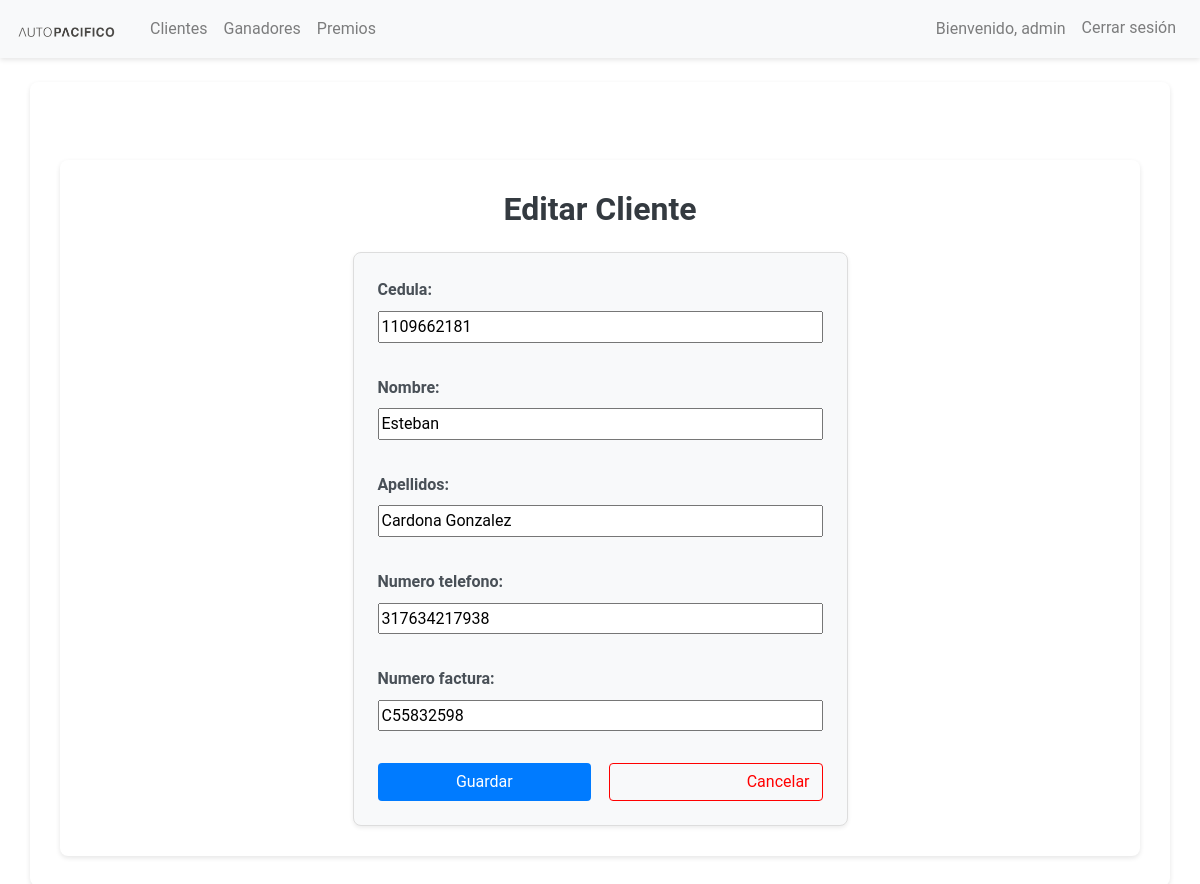
Screenshot of /ruleta/admin/clientes/editar/14/ (signed in) with the database file from the repository.
### ruleta/models.py (models this page shows, shortened)
class Cliente(models.Model):
    user = models.OneToOneField(User, on_delete=models.CASCADE, null=True, blank=True)
    cedula = models.CharField(max_length=20, unique=True)
    nombre = models.CharField(max_length=100)
    apellidos = models.CharField(max_length=100)
    numero_telefono = models.CharField(
        max_length=15,
        validators=[
            RegexValidator(
                regex=r'^\+?[0-9]{7,15}$',
                message="El número de teléfono debe contener entre 7 y 15 dígitos, y puede incluir un '+' inicial."
            )
        ]
    )  # Campo obligatorio
    fecha_creacion = models.DateTimeField(auto_now_add=True)  # Fecha de creación
    numero_factura = models.CharField(
        max_length=50,
        unique=True,
        validators=[
            RegexValidator(
                r'^[A-Za-z0-9-]+$',
                'El número de factura debe contener solo letras, números y guiones.'
            )
        ]
    )

### ruleta/views.py (the view)
# urls.py: path('admin/clientes/editar/<int:pk>/', views.EditarClienteView.as_view(), name='editar_cliente'),
class EditarClienteView(UserPassesTestMixin, UpdateView):
    model = Cliente
    fields = ['cedula', 'nombre', 'apellidos', 'numero_telefono', 'numero_factura']
    template_name = 'admin/editar_cliente.html'
    success_url = reverse_lazy('clientes_crud')
    def test_func(self):
        return self.request.user.is_superuser

### ruleta/templates/admin/editar_cliente.html (shortened to what this page needs)
{% extends 'base.html' %}
{% block content %}
<div class="container mt-5">
    <h2 class="text-center mb-4">Editar Cliente</h2>
    <div class="row justify-content-center">
        <div class="col-md-8 col-lg-6">
            <div class="card p-4 shadow-sm">
                <form method="post">
                    <div class="form-group mb-3">
                        {{ form.as_p }}
                    </div>
                    <div class="d-flex justify-content-between">
                        <button type="submit" class="btn btn-primary w-48">Guardar</button>
                        <a href="{% url 'clientes_crud' %}" class="btn btn-outline-secondary w-48 text-right">Cancelar</a>
                    </div>
                </form>
            </div>
        </div>
    </div>
</div>
{% endblock %}

### ruleta/templates/base.html (shortened to what this page needs)
<!DOCTYPE html>
<html lang="en">
<head>
    <link rel="stylesheet" href="https://maxcdn.bootstrapcdn.com/bootstrap/4.5.2/css/bootstrap.min.css">
    {% load static %}
    <link rel="stylesheet" href="{% static 'ruleta/styles.css' %}">
</head>
<body>
    <nav class="navbar navbar-expand-lg navbar-light bg-light">
        <a class="navbar-brand" href="{% url 'dashboard' %}">
            <img src="{% static 'ruleta/img/logo.png' %}" alt="Logo" width="100" height="auto" justify="center">
        </a>
        <div class="collapse navbar-collapse" id="navbarNav">
            <ul class="navbar-nav mr-auto">
                <li class="nav-item">
                    <a class="nav-link" href="{% url 'clientes_crud' %}" justify="center">Clientes</a>
                </li>
                <li class="nav-item">
                    <a class="nav-link" href="{% url 'ganadores_crud' %}">Ganadores</a>
                </li>
                <li class="nav-item">
                    <a class="nav-link" href="{% url 'premios_crud' %}">Premios</a>
                </li>
            </ul>
            <ul class="navbar-nav ml-auto">
                {% if user.is_authenticated %}
                    <li class="nav-item">
                        <span class="nav-link">Bienvenido, {{ user.username }}</span>
                    </li>
                    <li class="nav-item">
                        <form method="post" action="{% url 'logout' %}">
                            <button type="submit" class="btn btn-outline-danger nav-link" style="border: none;">Cerrar sesión</button>
                        </form>
                    </li>
                {% else %}
                    <li class="nav-item">
                        <a class="nav-link btn btn-outline-primary" href="{% url 'login' %}">Iniciar sesión</a>
                    </li>
                {% endif %}
            </ul>
        </div>
    </nav>
    <div class="container mt-4">
        {% block content %}
        {% endblock %}
    </div>
</body>
</html>

### ruleta/static/ruleta/styles.css (style rules this page uses)
body { font-family: 'Roboto', sans-serif; background-color: #ffffff; color: #212529; line-height: 1.6; margin: 0; padding: 0; }
.navbar { background-color: #343a40; color: #f8f9fa; box-shadow: 0 2px 5px rgba(0, 0, 0, 0.1); }
.navbar .nav-link { color: #f8f9fa; transition: color 0.3s ease; }
.navbar-brand img { margin-right: 10px; }
.btn-outline-primary, .btn-outline-danger { color: #ff0000; border-color: #ff0000; transition: background-color 0.3s ease, color 0.3s ease; }
.btn-primary, .btn-secondary { background-color: #868686; border: none; color: #ffffff; transition: background-color 0.3s ease, box-shadow 0.3s ease; }
h2 { font-weight: bold; color: #343a40; text-align: center; margin-bottom: 30px; }
.container { background: #ffffff; padding: 30px; border-radius: 8px; box-shadow: 0 2px 5px rgba(0, 0, 0, 0.1); }
.card .form-group { display: flex; flex-direction: column; gap: 1rem; }
label { color: #495057; font-weight: bold; }
.card .form-group input, .card .form-group select, .card .form-group textarea { width: 100%; }
.btn-primary, .btn-outline-primary { background-color: #007bff; border-color: #007bff; }
.btn-outline-secondary { color: #6c757d; border-color: #6c757d; }
.w-48 { width: 48%; }
.card { background-color: #f8f9fa; border: 1px solid #ddd; border-radius: 8px; padding: 20px; }
.btn-primary { background-color: #007bff; border-color: #007bff; }
.btn-outline-secondary { justify-content: center; text-align: center; color: #ff0000; border-color: #ff0000; }

### rows the page displays
Cliente: cedula "1109662181", nombre "Esteban", apellidos "Cardona Gonzalez", numero_telefono "317634217938", numero_factura "C55832598"

### other values shown
{{ user.username }} "admin"
